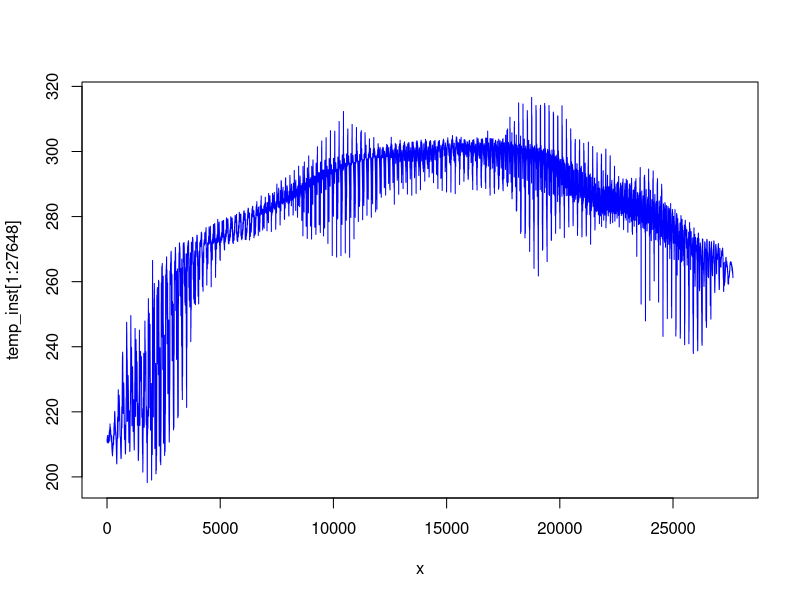
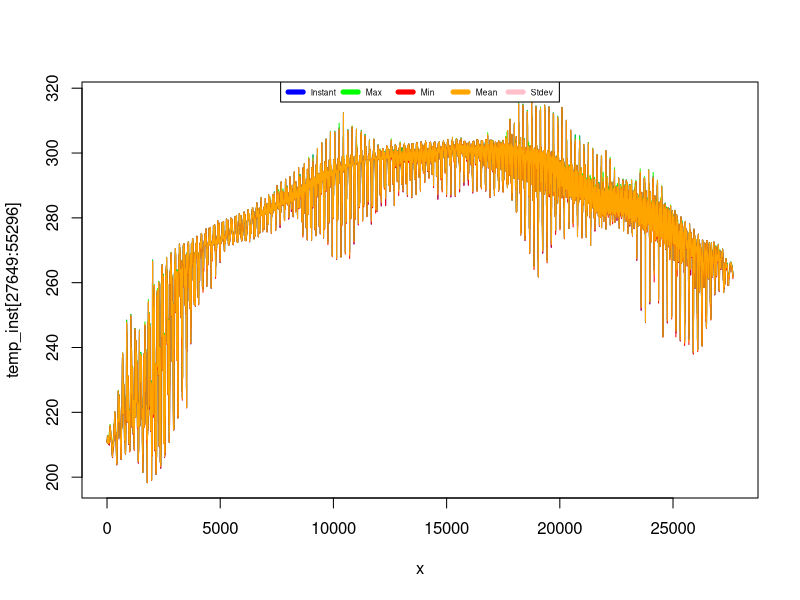
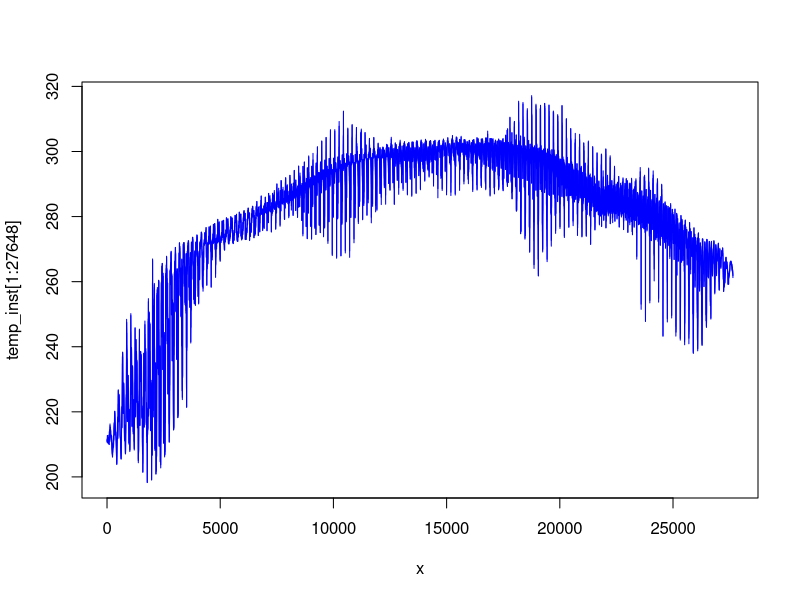
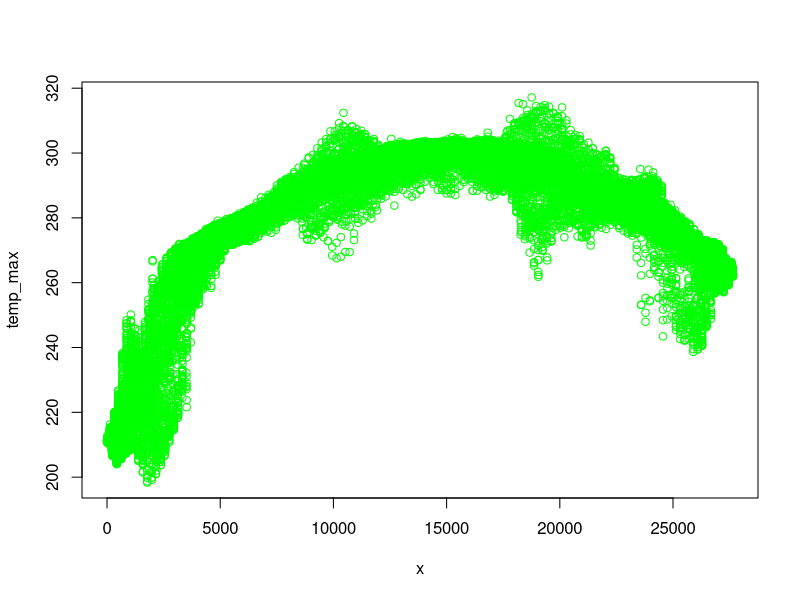
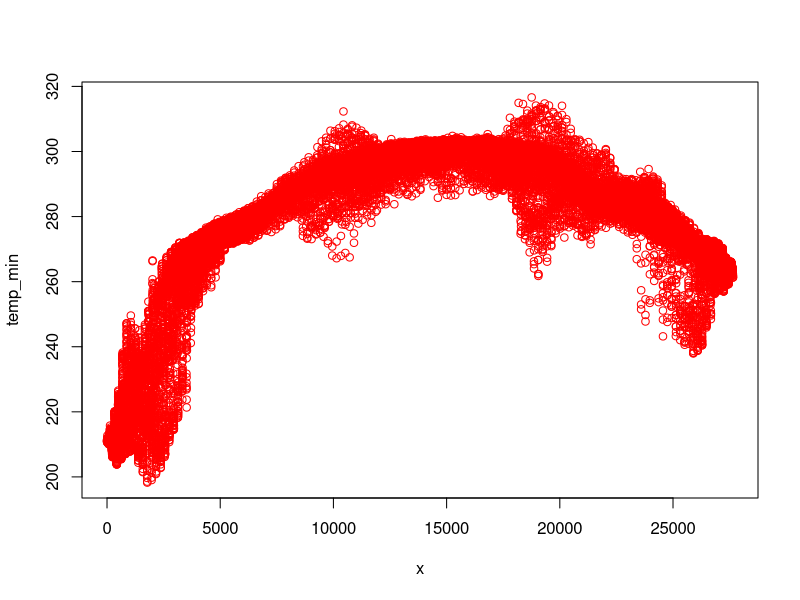
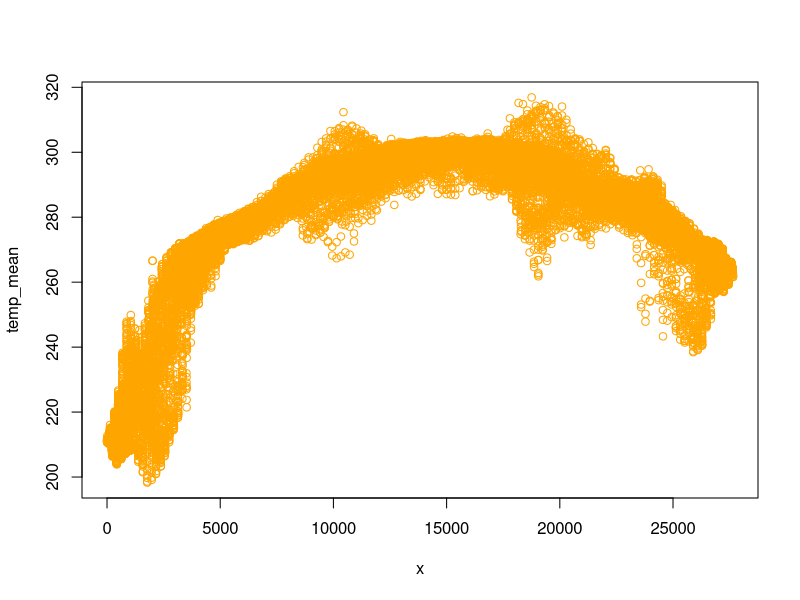

Source code (R) for these figures, in order:
#!/usr/bin/env Rscript

# ########################################################

pdf("temp.pdf") # either save all files in one pdf or the files in specific pdfs; find an option to automatise the choice

# temp_inst = read.csv("temp-inst.csv")
# temp_max = read.csv("temp-max.csv")
# temp_min = read.csv("temp-min.csv")
# temp_mean = read.csv("temp-mean.csv")

# data = read.table("test.csv", header=FALSE, sep = ',')
temp_inst = read.table("inst2.txt", header=FALSE, sep = ',')
temp_max = read.table("max2.txt", header=FALSE, sep = ',')
temp_min = read.table("min2.txt", header=FALSE, sep = ',')
temp_mean = read.table("mean2.txt", header=FALSE, sep = ',')
temp_stdev = read.table("stdev2.txt", header=FALSE, sep = ',')

x1=length(temp_inst)
x2=length(temp_max)
x3=length(temp_min)
x4=length(temp_mean)
x5=length(temp_stdev)

print(x1)
print(x2)
print(x3)
print(x4)
print(x5)

x = seq(1, x2, 1)


plot(x,temp_inst[1:27648],type="l",col="blue")
plot(x,temp_inst[27649:55296],type="l",col="blue")
lines(x,temp_max,col="green")
lines(x,temp_min,col="red")
lines(x,temp_mean,col="orange")
#lines(x,temp_stdev,col="pink")
plot_colors <- c("blue","green","red","orange", "pink")
legend(x = "top",inset = 0,
        legend = c("Instant", "Max", "Min","Mean", "Stdev"), 
        col=plot_colors, lwd=5, cex=.5, horiz = TRUE)


plot(x,temp_inst[1:27648],type="l",col="blue")
lines(x,temp_inst[27649:55296],type="l",col="blue")

plot(x,temp_max,col="green")

plot(x,temp_min,col="red")

plot(x,temp_mean,col="orange")

#plot(x,temp_stdev,col="pink")

# dev.off()
print("Graphics constructed with success!")
